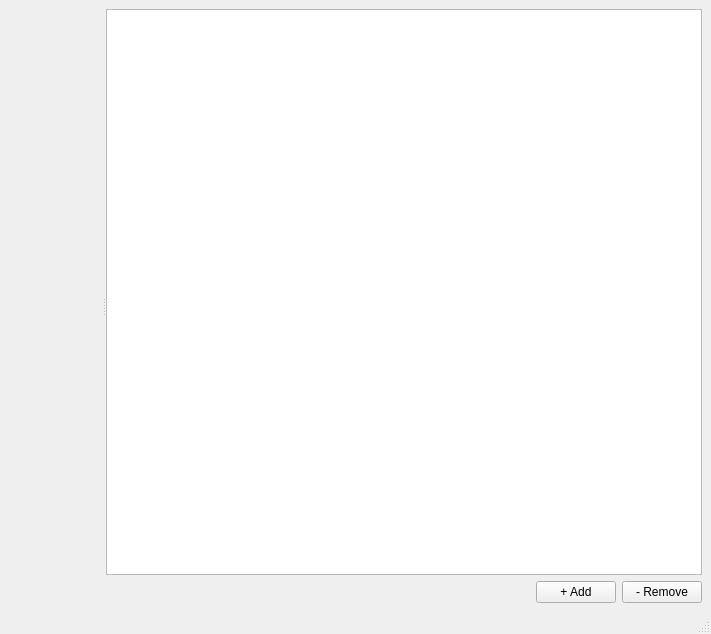
<?xml version="1.0" encoding="UTF-8"?>
<ui version="4.0">
 <class>Transcribe</class>
 <widget class="QMainWindow" name="Transcribe">
  <property name="geometry">
   <rect>
    <x>0</x>
    <y>0</y>
    <width>711</width>
    <height>634</height>
   </rect>
  </property>
  <property name="windowTitle">
   <string>Bungeni Transcribe</string>
  </property>
  <widget class="QWidget" name="centralwidget">
   <layout class="QGridLayout" name="gridLayout_3">
    <item row="0" column="1">
     <widget class="QSplitter" name="splitter">
      <property name="orientation">
       <enum>Qt::Horizontal</enum>
      </property>
      <widget class="QWidget" name="gridLayoutWidget_2">
       <layout class="QGridLayout" name="gridLayout_2">
        <item row="0" column="0" colspan="2">
         <spacer name="verticalSpacer">
          <property name="orientation">
           <enum>Qt::Vertical</enum>
          </property>
          <property name="sizeHint" stdset="0">
           <size>
            <width>20</width>
            <height>40</height>
           </size>
          </property>
         </spacer>
        </item>
        <item row="1" column="0" colspan="2">
         <spacer name="horizontalSpacer_3">
          <property name="orientation">
           <enum>Qt::Horizontal</enum>
          </property>
          <property name="sizeHint" stdset="0">
           <size>
            <width>40</width>
            <height>20</height>
           </size>
          </property>
         </spacer>
        </item>
        <item row="2" column="0" colspan="2">
         <spacer name="verticalSpacer_2">
          <property name="orientation">
           <enum>Qt::Vertical</enum>
          </property>
          <property name="sizeHint" stdset="0">
           <size>
            <width>20</width>
            <height>40</height>
           </size>
          </property>
         </spacer>
        </item>
       </layout>
      </widget>
      <widget class="QWidget" name="gridLayoutWidget">
       <layout class="QGridLayout" name="gridLayout">
        <item row="0" column="0" colspan="3">
         <widget class="QListView" name="table">
          <property name="sizePolicy">
           <sizepolicy hsizetype="Expanding" vsizetype="Expanding">
            <horstretch>0</horstretch>
            <verstretch>2</verstretch>
           </sizepolicy>
          </property>
         </widget>
        </item>
        <item row="1" column="0">
         <spacer name="horizontalSpacer">
          <property name="orientation">
           <enum>Qt::Horizontal</enum>
          </property>
          <property name="sizeHint" stdset="0">
           <size>
            <width>40</width>
            <height>20</height>
           </size>
          </property>
         </spacer>
        </item>
        <item row="1" column="1">
         <widget class="QPushButton" name="addButton">
          <property name="text">
           <string>+ Add</string>
          </property>
         </widget>
        </item>
        <item row="1" column="2">
         <widget class="QPushButton" name="removeButton">
          <property name="text">
           <string>- Remove</string>
          </property>
         </widget>
        </item>
       </layout>
      </widget>
     </widget>
    </item>
   </layout>
  </widget>
  <widget class="QMenuBar" name="menubar">
   <property name="geometry">
    <rect>
     <x>0</x>
     <y>0</y>
     <width>711</width>
     <height>25</height>
    </rect>
   </property>
  </widget>
  <widget class="QStatusBar" name="statusbar"/>
 </widget>
 <resources/>
 <connections/>
</ui>
